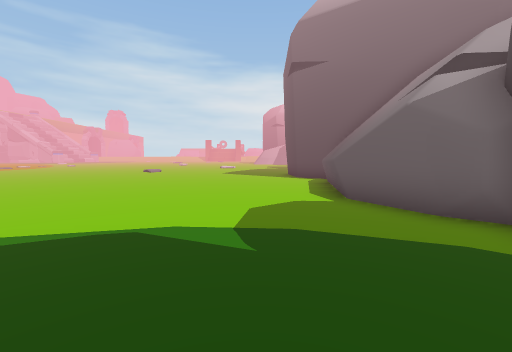
View 1 (above)

23 first-person views from a walk through a Unity game level. The camera is 1.2 m above the floor, tilts 4° down and sees 90° across. The floor is counted in squares, 1.48 m on a side. Each view is taken from the middle of a square. On the plan, view 1 faces up. The plan holds only what a view shows up to about 10 squares ahead; the rest is blank. The place goes on beyond the plan. The player character is not drawn.

View 2
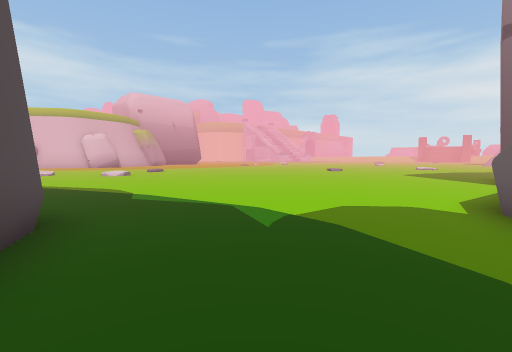

View 3
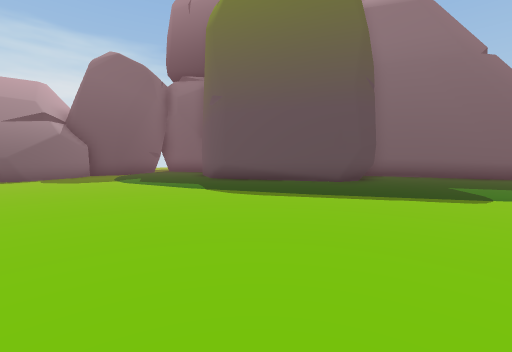

View 4
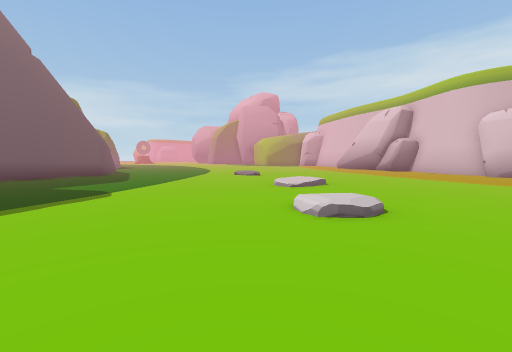

View 5
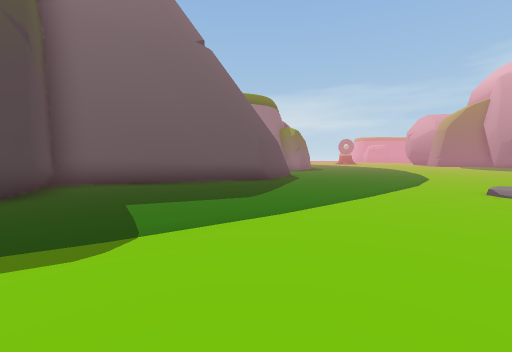

View 6
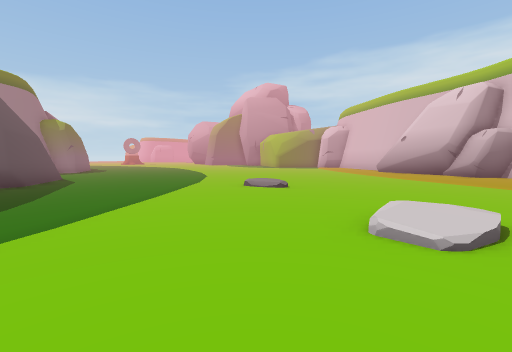

View 7
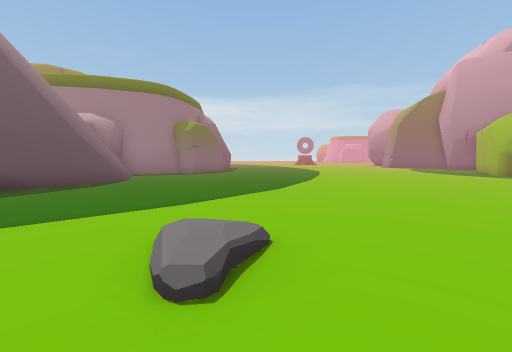

View 8
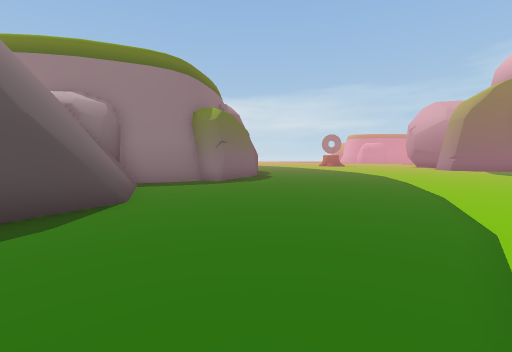

View 9
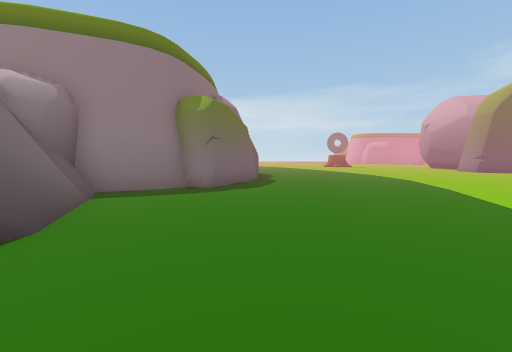

View 10
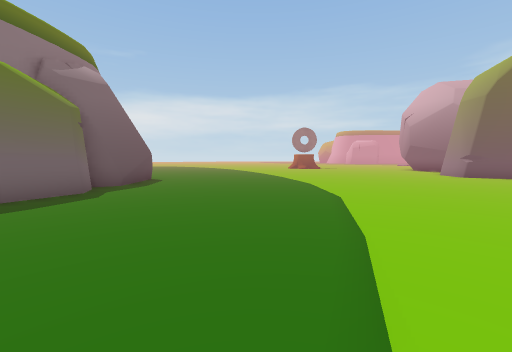

View 11
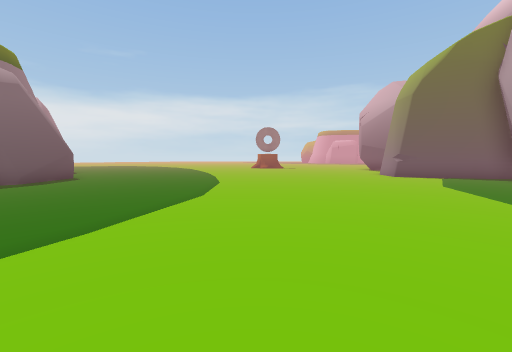

View 12
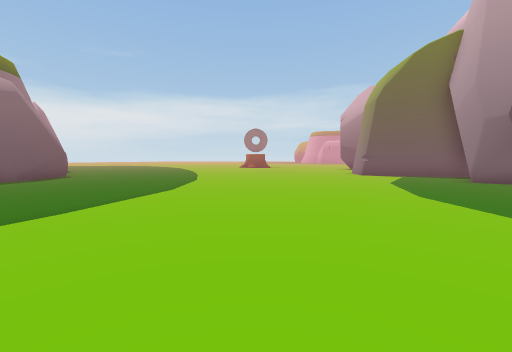

View 13
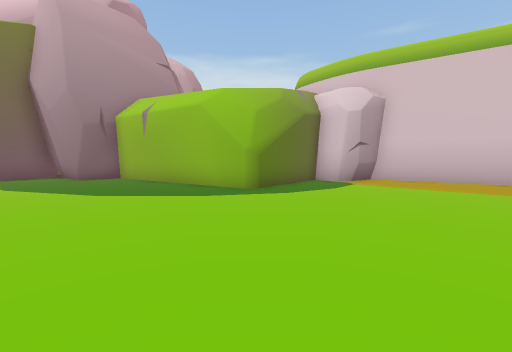

View 14
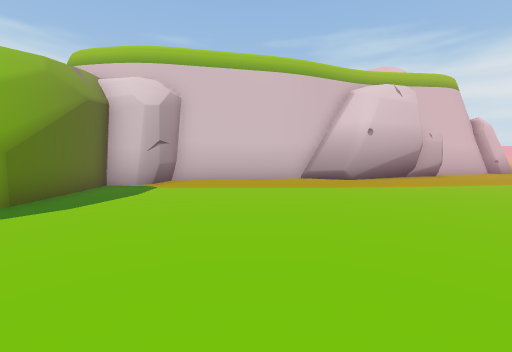

View 15
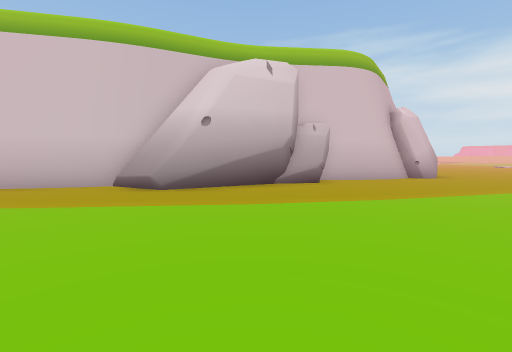

View 16
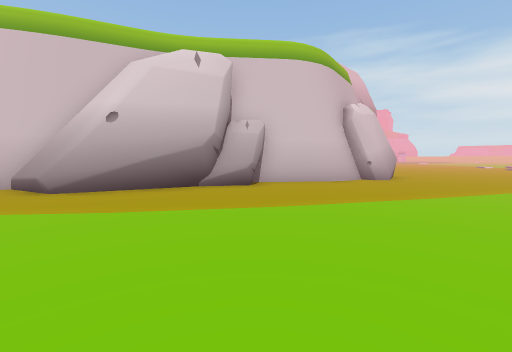

View 17
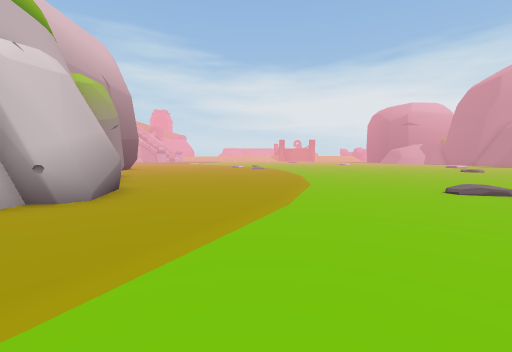

View 18
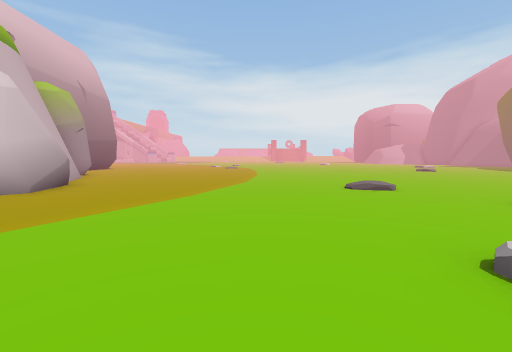

View 19
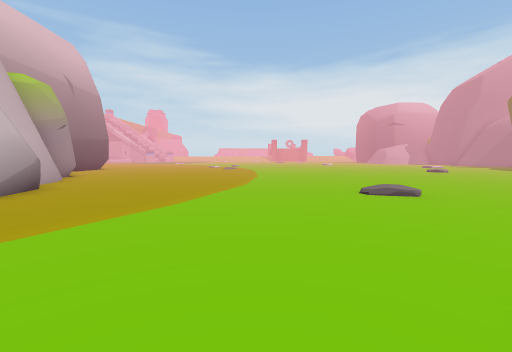

View 20
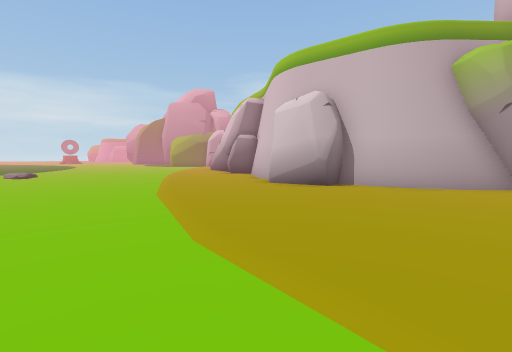

View 21
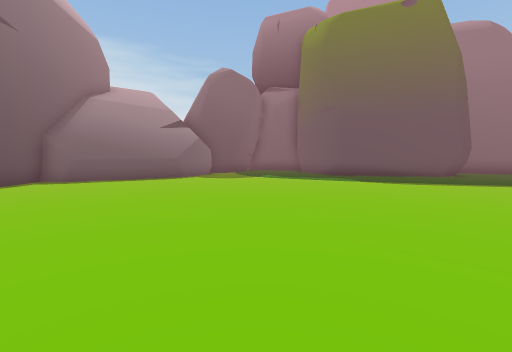

View 22
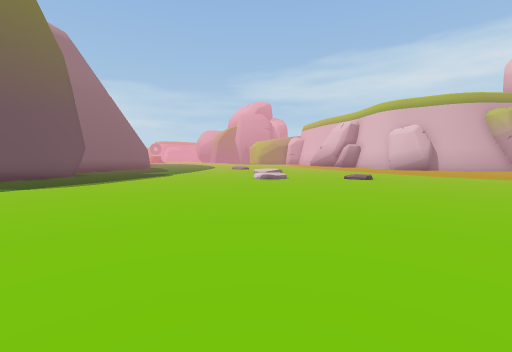

View 23
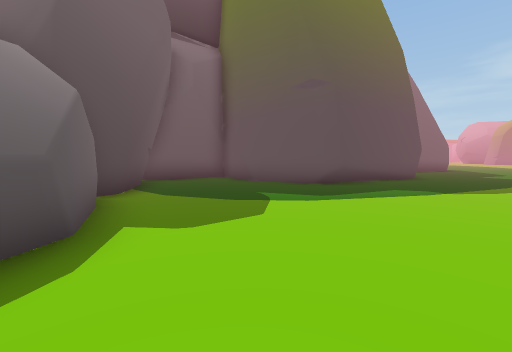

### Floor plan
Key: @ floor where view 1 was taken; # wall or solid block; . floor; / step, stairs or slope; = window, fence, low wall or low ledge; ^ raised ledge.
Columns run from 31 left of view 1 to 3 right of it. Each row starts with its distance up from view 1.
 11       #..........................##
 10       ##..........................#
  9        #.........................##
  8        ##........................^
  7        ###......./...............^
  6         ##.......................#
  5         #........................##
  4        ##.......... ..............#
  3       ##..........................#
  2       #.........//................#
  1       #.........//................#
  0       #.....................###@..#
 -1       #...................### #####
 -2      ##..................##
 -3    ###...................#
 -4   ##=....................#
 -5   #.....................##
 -6  ##..................####
 -7  #..................##
 -8  #.................##
 -9  #.................##
-10 ##.................##
-11  ##................##
-12   ##................#
-13   ##................#
-14   #..............####
-15  ##..............##
-16 ##..............##
-17 #...............#
-18 ##..............#
-19 ##..............#
-20 #...............#
-21 ##..............#

Where each view was taken, in squares from view 1:
view 1: 0 up, 0 right, facing up
view 2: 0 up, 2 right, facing up-left
view 3: 6 up, 10 left, facing down-right
view 4: 6 up, 8 left, facing down-left
view 5: 2 up, 11 left, facing down
view 6: 2 up, 11 left, facing down-left
view 7: 1 down, 17 left, facing down
view 8: 5 down, 15 left, facing down
view 9: 7 down, 15 left, facing down
view 10: 11 down, 19 left, facing down
view 11: 11 down, 22 left, facing down
view 12: 10 down, 23 left, facing down
view 13: 12 down, 21 left, facing left
view 14: 12 down, 22 left, facing up-left
view 15: 6 down, 20 left, facing up-left
view 16: 4 down, 19 left, facing up-left
view 17: 1 up, 19 left, facing up
view 18: 0 up, 17 left, facing up
view 19: 1 up, 17 left, facing up
view 20: 11 up, 16 left, facing down-left
view 21: 11 up, 8 left, facing down-right
view 22: 11 up, 4 left, facing down-left
view 23: 8 up, 0 right, facing down
